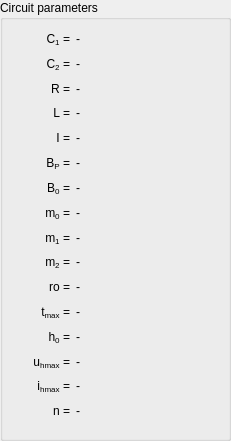
  <widget class="QGroupBox" name="groupBox">
   <property name="geometry">
    <rect>
     <x>10</x>
     <y>10</y>
     <width>231</width>
     <height>441</height>
    </rect>
   </property>
   <property name="title">
    <string>Circuit parameters</string>
   </property>
   <widget class="QWidget" name="horizontalLayoutWidget_2">
    <property name="geometry">
     <rect>
      <x>10</x>
      <y>30</y>
      <width>211</width>
      <height>391</height>
     </rect>
    </property>
    <layout class="QHBoxLayout" name="horizontalLayout_21">
     <item>
      <layout class="QVBoxLayout" name="verticalLayout_9">
       <item>
        <layout class="QHBoxLayout" name="horizontalLayout_37">
         <item>
          <widget class="QLabel" name="label_35">
           <property name="maximumSize">
            <size>
             <width>60</width>
             <height>16777215</height>
            </size>
           </property>
           <property name="text">
            <string>&lt;html&gt;&lt;head/&gt;&lt;body&gt;&lt;p align=&quot;right&quot;&gt;C&lt;span style=&quot; vertical-align:sub;&quot;&gt;1&lt;/span&gt; =&lt;/p&gt;&lt;/body&gt;&lt;/html&gt;</string>
           </property>
          </widget>
         </item>
         <item>
          <widget class="QLabel" name="value_c1">
           <property name="text">
            <string>&lt;html&gt;&lt;head/&gt;&lt;body&gt;&lt;p&gt;-&lt;/p&gt;&lt;/body&gt;&lt;/html&gt;</string>
           </property>
          </widget>
         </item>
        </layout>
       </item>
       <item>
        <layout class="QHBoxLayout" name="horizontalLayout_38">
         <item>
          <widget class="QLabel" name="label_36">
           <property name="maximumSize">
            <size>
             <width>60</width>
             <height>16777215</height>
            </size>
           </property>
           <property name="text">
            <string>&lt;html&gt;&lt;head/&gt;&lt;body&gt;&lt;p align=&quot;right&quot;&gt;C&lt;span style=&quot; vertical-align:sub;&quot;&gt;2&lt;/span&gt; =&lt;/p&gt;&lt;/body&gt;&lt;/html&gt;</string>
           </property>
          </widget>
         </item>
         <item>
          <widget class="QLabel" name="value_c2">
           <property name="text">
            <string>&lt;html&gt;&lt;head/&gt;&lt;body&gt;&lt;p&gt;-&lt;/p&gt;&lt;/body&gt;&lt;/html&gt;</string>
           </property>
          </widget>
         </item>
        </layout>
       </item>
       <item>
        <layout class="QHBoxLayout" name="horizontalLayout_39">
         <item>
          <widget class="QLabel" name="label_37">
           <property name="maximumSize">
            <size>
             <width>60</width>
             <height>16777215</height>
            </size>
           </property>
           <property name="text">
            <string>&lt;html&gt;&lt;head/&gt;&lt;body&gt;&lt;p align=&quot;right&quot;&gt;R =&lt;/p&gt;&lt;/body&gt;&lt;/html&gt;</string>
           </property>
          </widget>
         </item>
         <item>
          <widget class="QLabel" name="value_r">
           <property name="text">
            <string>&lt;html&gt;&lt;head/&gt;&lt;body&gt;&lt;p&gt;-&lt;/p&gt;&lt;/body&gt;&lt;/html&gt;</string>
           </property>
          </widget>
         </item>
        </layout>
       </item>
       <item>
        <layout class="QHBoxLayout" name="horizontalLayout_40">
         <item>
          <widget class="QLabel" name="label_38">
           <property name="maximumSize">
            <size>
             <width>60</width>
             <height>16777215</height>
            </size>
           </property>
           <property name="text">
            <string>&lt;html&gt;&lt;head/&gt;&lt;body&gt;&lt;p align=&quot;right&quot;&gt;L =&lt;/p&gt;&lt;/body&gt;&lt;/html&gt;</string>
           </property>
          </widget>
         </item>
         <item>
          <widget class="QLabel" name="value_l">
           <property name="text">
            <string>&lt;html&gt;&lt;head/&gt;&lt;body&gt;&lt;p&gt;-&lt;/p&gt;&lt;/body&gt;&lt;/html&gt;</string>
           </property>
          </widget>
         </item>
        </layout>
       </item>
       <item>
        <layout class="QHBoxLayout" name="horizontalLayout_41">
         <item>
          <widget class="QLabel" name="label_39">
           <property name="maximumSize">
            <size>
             <width>60</width>
             <height>16777215</height>
            </size>
           </property>
           <property name="text">
            <string>&lt;html&gt;&lt;head/&gt;&lt;body&gt;&lt;p align=&quot;right&quot;&gt;I =&lt;/p&gt;&lt;/body&gt;&lt;/html&gt;</string>
           </property>
          </widget>
         </item>
         <item>
          <widget class="QLabel" name="value_i">
           <property name="text">
            <string>&lt;html&gt;&lt;head/&gt;&lt;body&gt;&lt;p&gt;-&lt;/p&gt;&lt;/body&gt;&lt;/html&gt;</string>
           </property>
          </widget>
         </item>
        </layout>
       </item>
       <item>
        <layout class="QHBoxLayout" name="horizontalLayout_42">
         <item>
          <widget class="QLabel" name="label_40">
           <property name="maximumSize">
            <size>
             <width>60</width>
             <height>16777215</height>
            </size>
           </property>
           <property name="text">
            <string>&lt;html&gt;&lt;head/&gt;&lt;body&gt;&lt;p align=&quot;right&quot;&gt;B&lt;span style=&quot; vertical-align:sub;&quot;&gt;P&lt;/span&gt; =&lt;/p&gt;&lt;/body&gt;&lt;/html&gt;</string>
           </property>
          </widget>
         </item>
         <item>
          <widget class="QLabel" name="value_bp">
           <property name="text">
            <string>&lt;html&gt;&lt;head/&gt;&lt;body&gt;&lt;p&gt;-&lt;/p&gt;&lt;/body&gt;&lt;/html&gt;</string>
           </property>
          </widget>
         </item>
        </layout>
       </item>
       <item>
        <layout class="QHBoxLayout" name="horizontalLayout_43">
         <item>
          <widget class="QLabel" name="label_41">
           <property name="maximumSize">
            <size>
             <width>60</width>
             <height>16777215</height>
            </size>
           </property>
           <property name="text">
            <string>&lt;html&gt;&lt;head/&gt;&lt;body&gt;&lt;p align=&quot;right&quot;&gt;B&lt;span style=&quot; vertical-align:sub;&quot;&gt;0&lt;/span&gt; =&lt;/p&gt;&lt;/body&gt;&lt;/html&gt;</string>
           </property>
          </widget>
         </item>
         <item>
          <widget class="QLabel" name="value_b0">
           <property name="text">
            <string>&lt;html&gt;&lt;head/&gt;&lt;body&gt;&lt;p&gt;-&lt;/p&gt;&lt;/body&gt;&lt;/html&gt;</string>
           </property>
          </widget>
         </item>
        </layout>
       </item>
       <item>
        <layout class="QHBoxLayout" name="horizontalLayout_44">
         <item>
          <widget class="QLabel" name="label_42">
           <property name="maximumSize">
            <size>
             <width>60</width>
             <height>16777215</height>
            </size>
           </property>
           <property name="text">
            <string>&lt;html&gt;&lt;head/&gt;&lt;body&gt;&lt;p align=&quot;right&quot;&gt;m&lt;span style=&quot; vertical-align:sub;&quot;&gt;0&lt;/span&gt; =&lt;/p&gt;&lt;/body&gt;&lt;/html&gt;</string>
           </property>
          </widget>
         </item>
         <item>
          <widget class="QLabel" name="value_m0">
           <property name="text">
            <string>&lt;html&gt;&lt;head/&gt;&lt;body&gt;&lt;p&gt;-&lt;/p&gt;&lt;/body&gt;&lt;/html&gt;</string>
           </property>
          </widget>
         </item>
        </layout>
       </item>
       <item>
        <layout class="QHBoxLayout" name="horizontalLayout_45">
         <item>
          <widget class="QLabel" name="label_43">
           <property name="maximumSize">
            <size>
             <width>60</width>
             <height>16777215</height>
            </size>
           </property>
           <property name="text">
            <string>&lt;html&gt;&lt;head/&gt;&lt;body&gt;&lt;p align=&quot;right&quot;&gt;m&lt;span style=&quot; vertical-align:sub;&quot;&gt;1&lt;/span&gt; =&lt;/p&gt;&lt;/body&gt;&lt;/html&gt;</string>
           </property>
          </widget>
         </item>
         <item>
          <widget class="QLabel" name="value_m1">
           <property name="text">
            <string>&lt;html&gt;&lt;head/&gt;&lt;body&gt;&lt;p&gt;-&lt;/p&gt;&lt;/body&gt;&lt;/html&gt;</string>
           </property>
          </widget>
         </item>
        </layout>
       </item>
       <item>
        <layout class="QHBoxLayout" name="horizontalLayout_46">
         <item>
          <widget class="QLabel" name="label_44">
           <property name="maximumSize">
            <size>
             <width>60</width>
             <height>16777215</height>
            </size>
           </property>
           <property name="text">
            <string>&lt;html&gt;&lt;head/&gt;&lt;body&gt;&lt;p align=&quot;right&quot;&gt;m&lt;span style=&quot; vertical-align:sub;&quot;&gt;2&lt;/span&gt; =&lt;/p&gt;&lt;/body&gt;&lt;/html&gt;</string>
           </property>
          </widget>
         </item>
         <item>
          <widget class="QLabel" name="value_m2">
           <property name="text">
            <string>&lt;html&gt;&lt;head/&gt;&lt;body&gt;&lt;p&gt;-&lt;/p&gt;&lt;/body&gt;&lt;/html&gt;</string>
           </property>
          </widget>
         </item>
        </layout>
       </item>
       <item>
        <layout class="QHBoxLayout" name="horizontalLayout_49">
         <item>
          <widget class="QLabel" name="label_47">
           <property name="maximumSize">
            <size>
             <width>60</width>
             <height>16777215</height>
            </size>
           </property>
           <property name="text">
            <string>&lt;html&gt;&lt;head/&gt;&lt;body&gt;&lt;p align=&quot;right&quot;&gt;ro =&lt;/p&gt;&lt;/body&gt;&lt;/html&gt;</string>
           </property>
          </widget>
         </item>
         <item>
          <widget class="QLabel" name="value_ro">
           <property name="text">
            <string>&lt;html&gt;&lt;head/&gt;&lt;body&gt;&lt;p&gt;-&lt;/p&gt;&lt;/body&gt;&lt;/html&gt;</string>
           </property>
          </widget>
         </item>
        </layout>
       </item>
       <item>
        <layout class="QHBoxLayout" name="horizontalLayout_48">
         <item>
          <widget class="QLabel" name="label_46">
           <property name="maximumSize">
            <size>
             <width>60</width>
             <height>16777215</height>
            </size>
           </property>
           <property name="text">
            <string>&lt;html&gt;&lt;head/&gt;&lt;body&gt;&lt;p align=&quot;right&quot;&gt;t&lt;span style=&quot; vertical-align:sub;&quot;&gt;max&lt;/span&gt; =&lt;/p&gt;&lt;/body&gt;&lt;/html&gt;</string>
           </property>
          </widget>
         </item>
         <item>
          <widget class="QLabel" name="value_tmax">
           <property name="text">
            <string>&lt;html&gt;&lt;head/&gt;&lt;body&gt;&lt;p&gt;-&lt;/p&gt;&lt;/body&gt;&lt;/html&gt;</string>
           </property>
          </widget>
         </item>
        </layout>
       </item>
       <item>
        <layout class="QHBoxLayout" name="horizontalLayout_47">
         <item>
          <widget class="QLabel" name="label_45">
           <property name="maximumSize">
            <size>
             <width>60</width>
             <height>16777215</height>
            </size>
           </property>
           <property name="text">
            <string>&lt;html&gt;&lt;head/&gt;&lt;body&gt;&lt;p align=&quot;right&quot;&gt;h&lt;span style=&quot; vertical-align:sub;&quot;&gt;0&lt;/span&gt; =&lt;/p&gt;&lt;/body&gt;&lt;/html&gt;</string>
           </property>
          </widget>
         </item>
         <item>
          <widget class="QLabel" name="value_h0">
           <property name="text">
            <string>&lt;html&gt;&lt;head/&gt;&lt;body&gt;&lt;p&gt;-&lt;/p&gt;&lt;/body&gt;&lt;/html&gt;</string>
           </property>
          </widget>
         </item>
        </layout>
       </item>
       <item>
        <layout class="QHBoxLayout" name="horizontalLayout_50">
         <item>
          <widget class="QLabel" name="label_48">
           <property name="maximumSize">
            <size>
             <width>60</width>
             <height>16777215</height>
            </size>
           </property>
           <property name="text">
            <string>&lt;html&gt;&lt;head/&gt;&lt;body&gt;&lt;p align=&quot;right&quot;&gt;u&lt;span style=&quot; vertical-align:sub;&quot;&gt;hmax&lt;/span&gt; =&lt;/p&gt;&lt;/body&gt;&lt;/html&gt;</string>
           </property>
          </widget>
         </item>
         <item>
          <widget class="QLabel" name="value_uhmax">
           <property name="text">
            <string>&lt;html&gt;&lt;head/&gt;&lt;body&gt;&lt;p&gt;-&lt;/p&gt;&lt;/body&gt;&lt;/html&gt;</string>
           </property>
          </widget>
         </item>
        </layout>
       </item>
       <item>
        <layout class="QHBoxLayout" name="horizontalLayout_51">
         <item>
          <widget class="QLabel" name="label_49">
           <property name="maximumSize">
            <size>
             <width>60</width>
             <height>16777215</height>
            </size>
           </property>
           <property name="text">
            <string>&lt;html&gt;&lt;head/&gt;&lt;body&gt;&lt;p align=&quot;right&quot;&gt;i&lt;span style=&quot; vertical-align:sub;&quot;&gt;hmax&lt;/span&gt; =&lt;/p&gt;&lt;/body&gt;&lt;/html&gt;</string>
           </property>
          </widget>
         </item>
         <item>
          <widget class="QLabel" name="value_ihmax">
           <property name="text">
            <string>&lt;html&gt;&lt;head/&gt;&lt;body&gt;&lt;p&gt;-&lt;/p&gt;&lt;/body&gt;&lt;/html&gt;</string>
           </property>
          </widget>
         </item>
        </layout>
       </item>
       <item>
        <layout class="QHBoxLayout" name="horizontalLayout_55">
         <item>
          <widget class="QLabel" name="label_53">
           <property name="maximumSize">
            <size>
             <width>60</width>
             <height>16777215</height>
            </size>
           </property>
           <property name="text">
            <string>&lt;html&gt;&lt;head/&gt;&lt;body&gt;&lt;p align=&quot;right&quot;&gt;n =&lt;/p&gt;&lt;/body&gt;&lt;/html&gt;</string>
           </property>
          </widget>
         </item>
         <item>
          <widget class="QLabel" name="value_n">
           <property name="text">
            <string>&lt;html&gt;&lt;head/&gt;&lt;body&gt;&lt;p&gt;-&lt;/p&gt;&lt;/body&gt;&lt;/html&gt;</string>
           </property>
          </widget>
         </item>
        </layout>
       </item>
      </layout>
     </item>
    </layout>
   </widget>
  </widget>
